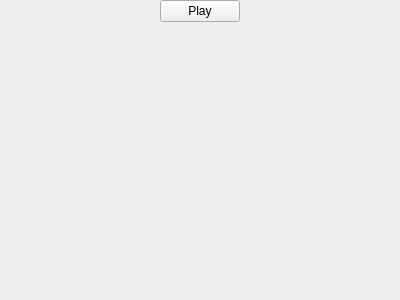
<?xml version="1.0" encoding="UTF-8"?>
<ui version="4.0">
 <class>GameView</class>
 <widget class="QDockWidget" name="GameView">
  <property name="geometry">
   <rect>
    <x>0</x>
    <y>0</y>
    <width>400</width>
    <height>300</height>
   </rect>
  </property>
  <property name="windowTitle">
   <string>Game View</string>
  </property>
  <widget class="QWidget" name="dockWidgetContents">
   <layout class="QVBoxLayout" name="verticalLayout">
    <property name="spacing">
     <number>0</number>
    </property>
    <property name="leftMargin">
     <number>0</number>
    </property>
    <property name="topMargin">
     <number>0</number>
    </property>
    <property name="rightMargin">
     <number>0</number>
    </property>
    <property name="bottomMargin">
     <number>0</number>
    </property>
    <item>
     <widget class="QWidget" name="widget" native="true">
      <property name="sizePolicy">
       <sizepolicy hsizetype="Preferred" vsizetype="Maximum">
        <horstretch>0</horstretch>
        <verstretch>0</verstretch>
       </sizepolicy>
      </property>
      <layout class="QHBoxLayout" name="horizontalLayout">
       <property name="spacing">
        <number>0</number>
       </property>
       <property name="leftMargin">
        <number>0</number>
       </property>
       <property name="topMargin">
        <number>0</number>
       </property>
       <property name="rightMargin">
        <number>0</number>
       </property>
       <property name="bottomMargin">
        <number>0</number>
       </property>
       <item>
        <spacer name="horizontalSpacer">
         <property name="orientation">
          <enum>Qt::Horizontal</enum>
         </property>
         <property name="sizeHint" stdset="0">
          <size>
           <width>40</width>
           <height>20</height>
          </size>
         </property>
        </spacer>
       </item>
       <item>
        <widget class="QPushButton" name="playButton">
         <property name="text">
          <string>Play</string>
         </property>
        </widget>
       </item>
       <item>
        <spacer name="horizontalSpacer_2">
         <property name="orientation">
          <enum>Qt::Horizontal</enum>
         </property>
         <property name="sizeHint" stdset="0">
          <size>
           <width>40</width>
           <height>20</height>
          </size>
         </property>
        </spacer>
       </item>
      </layout>
     </widget>
    </item>
    <item>
     <widget class="QWidget" name="viewFrame" native="true"/>
    </item>
   </layout>
  </widget>
 </widget>
 <resources/>
 <connections/>
</ui>
